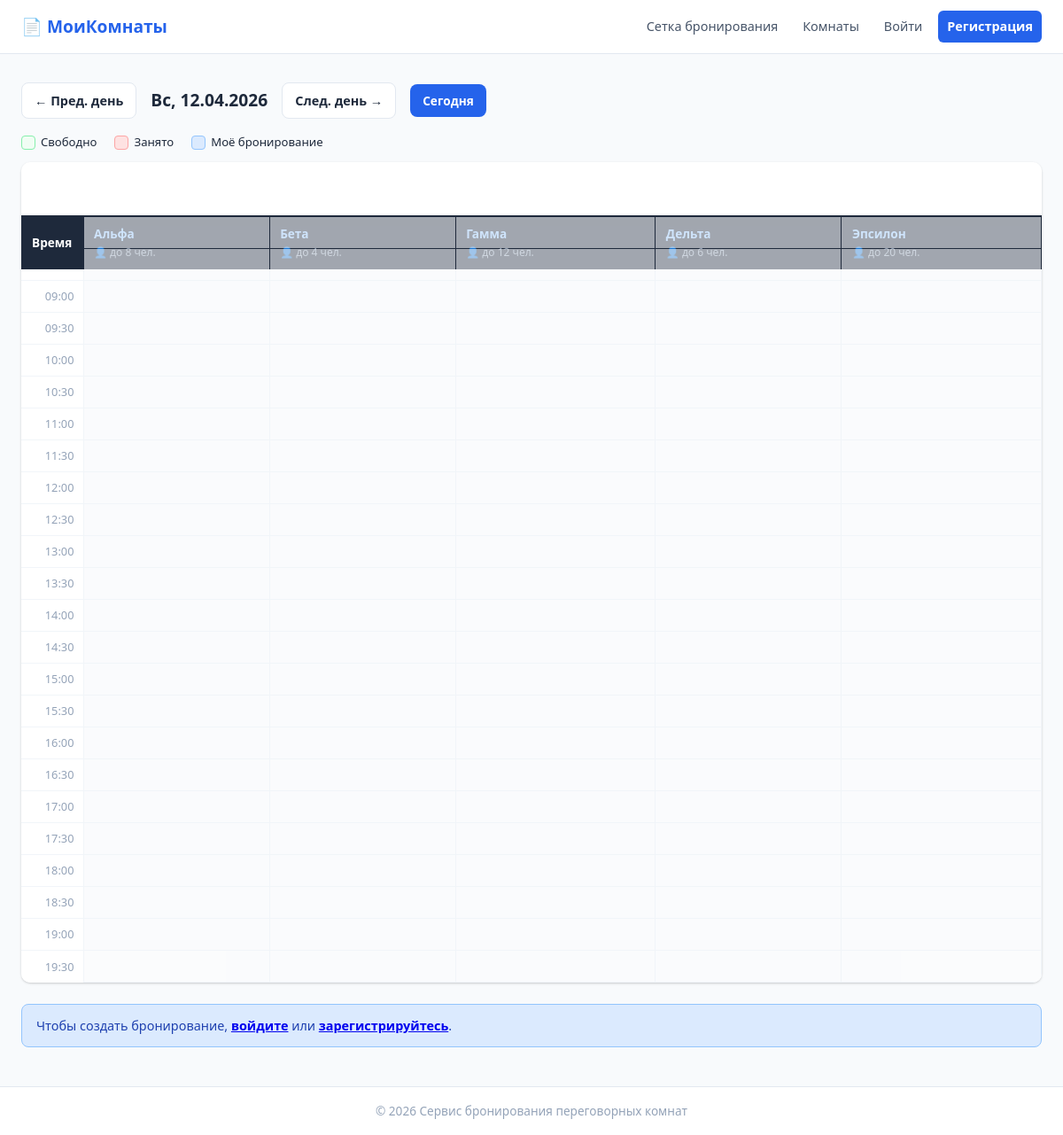
/?date=2026-04-12, run on the app's committed database.
### tables this page shows
CREATE TABLE IF NOT EXISTS `rooms` (
  `id`          INT UNSIGNED AUTO_INCREMENT PRIMARY KEY,
  `name`        VARCHAR(120) NOT NULL,
  `capacity`    TINYINT UNSIGNED NOT NULL DEFAULT 6,
  `floor`       TINYINT UNSIGNED NOT NULL DEFAULT 1,
  `description` TEXT DEFAULT NULL,
  `created_at`  DATETIME NOT NULL DEFAULT CURRENT_TIMESTAMP
);

### config/db.php (called while the page is built, shortened)
<?php
function isLoggedIn(): bool  { return !empty($_SESSION['user_id']); }

### index.php (the view, shortened to what this page needs)
<?php
require_once __DIR__ . '/config/db.php';
$db = getDB();
$dateStr = $_GET['date'] ?? date('Y-m-d');
$date    = date('Y-m-d', strtotime($dateStr));
$prev    = date('Y-m-d', strtotime($date . ' -1 day'));
$next    = date('Y-m-d', strtotime($date . ' +1 day'));
$today   = date('Y-m-d');
$slots = [];
for ($h = 8; $h < 20; $h++) {
    $slots[] = sprintf('%02d:00', $h);
    $slots[] = sprintf('%02d:30', $h);
}
$rooms = $db->query("SELECT * FROM rooms ORDER BY floor, name")->fetchAll();
$grid = [];
foreach ($rooms as $room) {
    $grid[$room['id']] = [];
}
require_once __DIR__ . '/includes/header.php';
?>
<div class="container">
  <div class="grid-toolbar">
    <a href="?date=<?= $prev ?>" class="btn-nav-day">&#8592; Пред. день</a>
    <div class="grid-date">
      <?php
        $dayNames = ['Вс','Пн','Вт','Ср','Чт','Пт','Сб'];
        $dow = (int)date('w', strtotime($date));
        echo $dayNames[$dow] . ', ' . date('d.m.Y', strtotime($date));
      ?>
    </div>
    <a href="?date=<?= $next ?>" class="btn-nav-day">След. день &#8594;</a>
    <?php if ($date !== $today): ?>
      <a href="?" class="btn-today">Сегодня</a>
    <?php endif; ?>
  </div>
  <div class="grid-legend">
    <span class="legend-free">Свободно</span>
    <span class="legend-busy">Занято</span>
    <span class="legend-mine">Моё бронирование</span>
  </div>
  <div class="booking-grid-wrap">
    <table class="booking-grid">
      <thead>
        <tr>
          <th class="time-col">Время</th>
          <?php foreach ($rooms as $room): ?>
            <th>
              <a href="/rooms.php#room-<?= $room['id'] ?>"><?= htmlspecialchars($room['name']) ?></a>
              <div class="room-cap">&#128100; до <?= $room['capacity'] ?> чел.</div>
            </th>
          <?php endforeach; ?>
        </tr>
      </thead>
      <tbody>
        <?php foreach ($slots as $slot): ?>
        <tr>
          <td class="time-cell"><?= $slot ?></td>
          <?php foreach ($rooms as $room): ?>
            <?php
              $b   = $grid[$room['id']][$slot] ?? null;
              $mine = $b && isLoggedIn() && $b['employee_id'] == currentUserId();
              $cls  = $b ? ($mine ? 'cell-mine' : 'cell-busy') : 'cell-free';
              $slotTs  = strtotime($date . ' ' . $slot);
              $isPast  = $slotTs < time() && $date <= $today;
            ?>
            <td class="grid-cell <?= $cls ?> <?= $isPast ? 'cell-past' : '' ?>">
            </td>
          <?php endforeach; ?>
        </tr>
        <?php endforeach; ?>
      </tbody>
    </table>
  </div>
  <?php if (!isLoggedIn()): ?>
    <div class="alert alert-info" style="margin-top:24px;">
      Чтобы создать бронирование, <a href="/login.php"><strong>войдите</strong></a> или <a href="/register.php"><strong>зарегистрируйтесь</strong></a>.
    </div>
  <?php endif; ?>
</div>
<?php require_once __DIR__ . '/includes/footer.php'; ?>

### style.css (style rules this page uses)
*, *::before, *::after { box-sizing: border-box; margin: 0; padding: 0; }
:root { --blue: #2563eb; --blue-h: #1d4ed8; --green: #16a34a; --red: #dc2626; --orange: #ea580c; --gray-50: #f8fafc; --gray-100:#f1f5f9; --gray-200:#e2e8f0; --gray-400:#94a3b8; --gray-600:#475569; --gray-800:#1e293b; --radius: 8px; --shadow: 0 1px 3px rgba(0,0,0,.12), 0 1px 2px rgba(0,0,0,.08); --shadow-md: 0 4px 6px -1px rgba(0,0,0,.1), 0 2px 4px -1px rgba(0,0,0,.06); }
body { font-family: 'Segoe UI', system-ui, sans-serif; background: var(--gray-50); color: var(--gray-800); line-height: 1.6; }
.container { max-width: 1400px; margin: 0 auto; padding: 32px 24px; }
.alert { padding: 12px 16px; border-radius: var(--radius); margin-bottom: 12px; font-size: .9rem; }
.alert-info { background: #dbeafe; color: #1e40af; border: 1px solid #93c5fd; }
.grid-toolbar { display: flex; align-items: center; gap: 16px; margin-bottom: 16px; flex-wrap: wrap; }
.btn-nav-day { background: #fff; border: 1px solid var(--gray-200); padding: 8px 14px; border-radius: var(--radius); text-decoration: none; color: var(--gray-800); font-size: .9rem; font-weight: 600; transition: background .15s; }
.btn-today { background: var(--blue); color: #fff; padding: 8px 14px; border-radius: var(--radius); text-decoration: none; font-size: .85rem; font-weight: 600; }
.grid-date { font-size: 1.2rem; font-weight: 700; }
.grid-legend { display: flex; gap: 20px; margin-bottom: 12px; font-size: .82rem; flex-wrap: wrap; }
.grid-legend span { display: flex; align-items: center; gap: 6px; }
.grid-legend span::before { content: ''; width: 16px; height: 16px; border-radius: 4px; display: inline-block; }
.legend-free::before { background: #f0fdf4; border: 1px solid #86efac; }
.legend-busy::before { background: #fee2e2; border: 1px solid #fca5a5; }
.legend-mine::before { background: #dbeafe; border: 1px solid #93c5fd; }
.booking-grid-wrap { overflow-x: auto; border-radius: 10px; box-shadow: var(--shadow); }
.booking-grid { width: 100%; border-collapse: collapse; background: #fff; min-width: 700px; }
.booking-grid th { background: var(--gray-800); color: #fff; padding: 10px 12px; text-align: left; font-size: .85rem; position: sticky; top: 60px; }
.booking-grid th a { color: #93c5fd; text-decoration: none; }
.room-cap { font-size: .75rem; color: var(--gray-400); font-weight: 400; }
.time-col { width: 70px; }
.time-cell { font-size: .8rem; color: var(--gray-400); padding: 0 10px; border-top: 1px solid var(--gray-100); white-space: nowrap; text-align: right; }
.grid-cell { border: 1px solid var(--gray-100); height: 36px; padding: 2px 4px; vertical-align: top; position: relative; }
.cell-free { background: #f0fdf4; }
.cell-past { background: var(--gray-50) !important; opacity: .6; }

### data on the page
rooms: name "Альфа", capacity "8"
rooms: name "Бета", capacity "4"
rooms: name "Гамма", capacity "12"
rooms: name "Дельта", capacity "6"
rooms: name "Эпсилон", capacity "20"

### other printed values
$dayNames[$dow] "Вс"
date('d.m.Y', strtotime($date)) "12.04.2026"
$slot "09:00"
$slot "09:30"
$slot "10:00"
$slot "10:30"
$slot "11:00"
$slot "11:30"
$slot "12:00"
$slot "12:30"
$slot "13:00"
$slot "13:30"
$slot "14:00"
$slot "14:30"
$slot "15:00"
